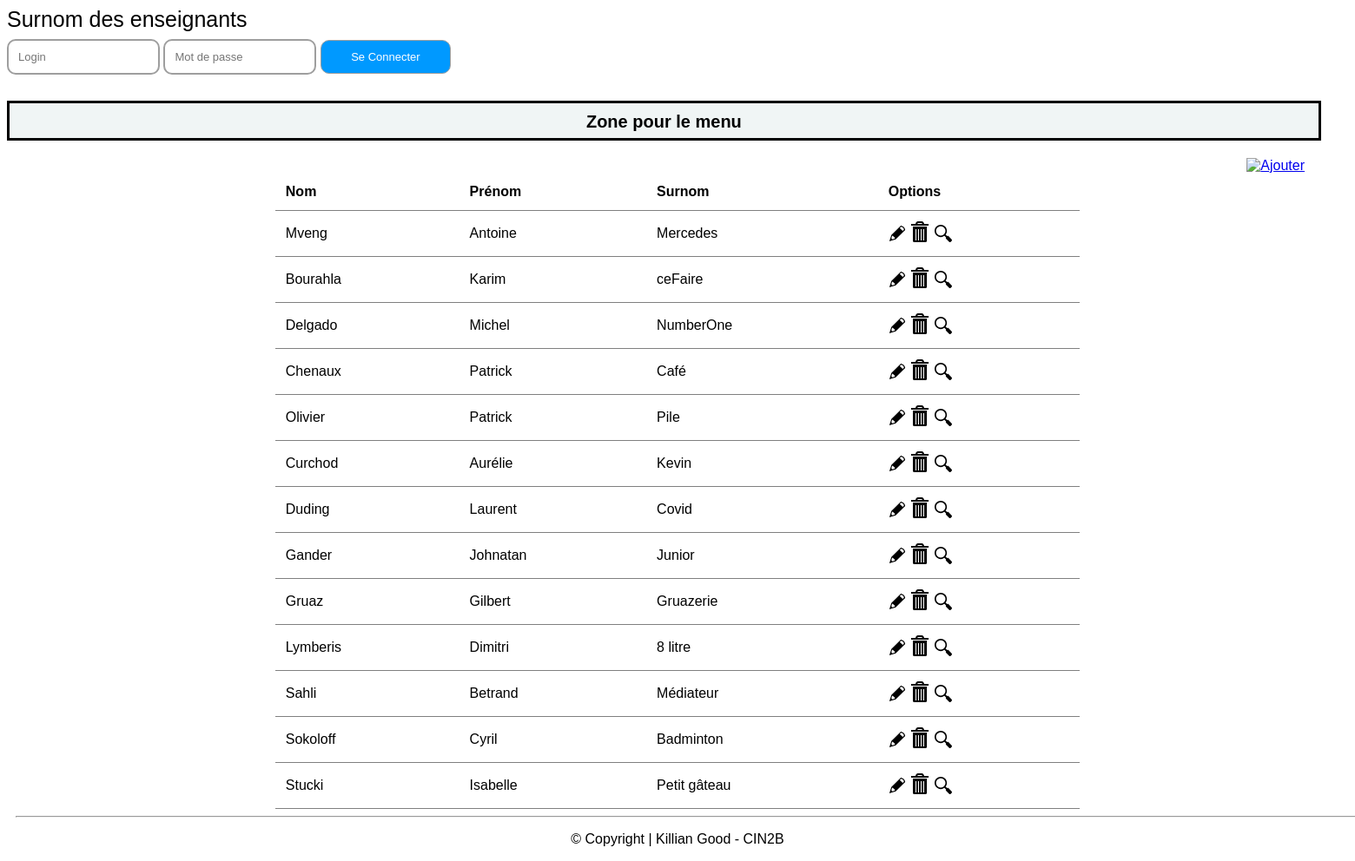
/Code/php/index.php, run on an earlier commit of the app's database.
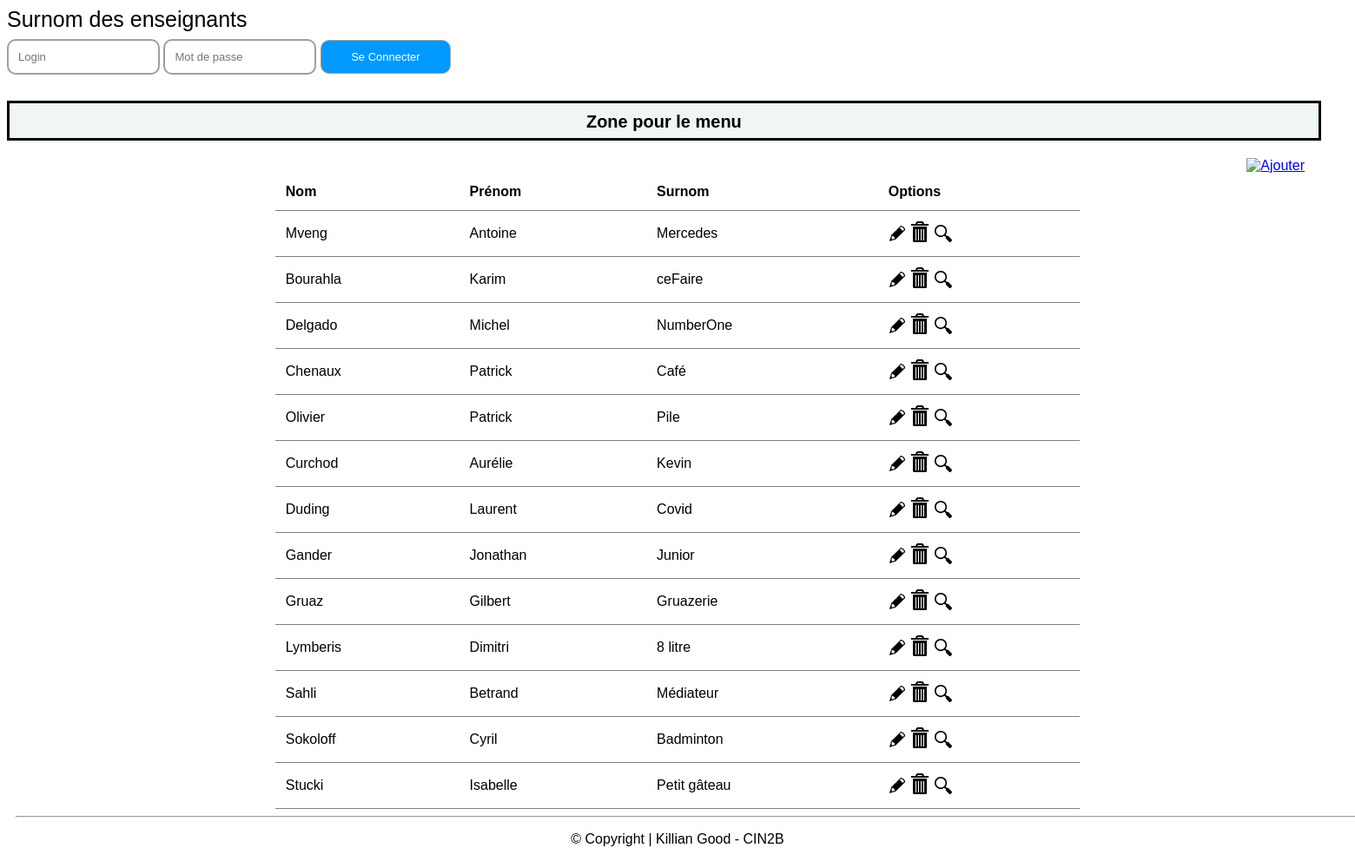
And on a later commit of the database.
### tables this page shows
CREATE TABLE t_teacher(
	idTeacher int AUTO_INCREMENT PRIMARY KEY,
	teaFirstname varchar(50) NOT NULL,
	teaName varchar(50) NOT NULL,
	teaGender char(1) NOT NULL,
	teaNickname varchar(100) NOT NULL,
	teaOrigin varchar(255) NOT NULL);

### Code/php/Database.php (called while the page is built, shortened)
<?php
 class Database {
    private $connector;
    public function __construct(){
    try{
        $this->connector = new PDO("mysql:host=localhost;dbname=db_nickname_kilgood;charset=utf8", "dbNicknameUser", "grp2B_21");
        }catch(PDOException $e){
            die("<h1>Impossible de se connecter à la base de données</h1> erreur :". $e->getMessage());
        }
    }
    private function querySimpleExecute($query){
        $req = $this->connector->query($query);
        return $req;
    }
    private function formatData($req){
        $results = $req->fetchALL(PDO::FETCH_ASSOC);
        return $results;
    }
    public function getAllTeachers(){
        $query = "SELECT * FROM t_teacher";
        $reqExecuted = $this->querySimpleExecute($query);
        $results = $this->formatData($reqExecuted);
        return $results;
    }
}
?>

### Code/php/index.php (the view, shortened to what this page needs)
<?php
require "database.php";
$db = new Database();
$teachers = $db->getAllTeachers();
?>
<!DOCTYPE html>
<html lang="fr">
    <head>
        <link href="../css/style.css" rel="stylesheet" type="text/css" />
    </head>
    <body>
        <div class="topnav">
                <div class="login-container">
                    <label>Surnom des enseignants</label>
                    <input type="text" placeholder="Login" name="login">
                    <input type="text" placeholder="Mot de passe" name="psw">
                    <button type="submit" formaction="/action_page2.php">Se Connecter</button>
                </div>
        </div>
            <a href="#" class="button">Zone pour le menu</a>
            <div class="test">
                <a href="addTeacher.php"> <img alt="Ajouter" src="../../icons/icons8-ajouter-un-utilisateur-homme-52.png" width="50" height="50"></a>
            </div>
            <table class="tableau" width = "60%">
            <tr>
                <th>Nom</th>
                <th>Prénom</th>
                <th>Surnom</th>
                <th>Options</th>
            <?php foreach($teachers as $teacher): ?>
                </tr>
                    <td><?= $teacher["teaName"] ?></td>
                    <td><?= $teacher["teaFirstname"] ?></td>
                    <td><?= $teacher["teaNickname"] ?></td>
                    <td>
                        <a href="updateTeacher.php?idTeacher=<?= $teacher["idTeacher"];?>"> <img src="../../icons/edit.svg" width="20" height="20"></a>
                        <a href="delete.php?idTeacher=<?= $teacher["idTeacher"]; ?>" onclick="return confirm('Êtes vous sûr de voiloir supprimer l\'enseignant ?')"><img src="../../icons/trash.svg"></img></a>
                        <a href="detail.php?idTeacher=<?= $teacher["idTeacher"];?>"> <img src="../../icons/search.svg" width="20" height="20"></a>
                    </td>
        <?php endforeach; ?>
        </table>
    </body>
    <footer>
        <hr style="width:1900px;text-align:left;margin-left:0">
        <p>© Copyright | Killian Good - CIN2B</p>
    </footer>
</html>

What changed in the data, as far as the page shows it:
changed t_teacher "Gander": teaFirstname "Johnatan" → "Jonathan"
